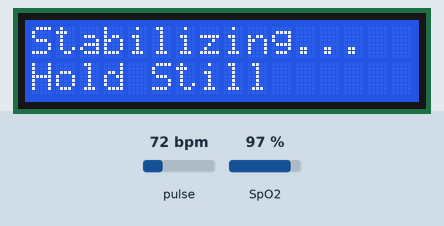
The sketch below on a simulated ESP32. Shown: 16×2 character LCD. The test bench sets the inputs (shaded band); at power-on: pulse 72 bpm, SpO2 97 %. What the sketch prints to the serial monitor is not drawn.

Above: at 3.2 s.
3.3 s: pulse set to 70 bpm
At 5.6 s:
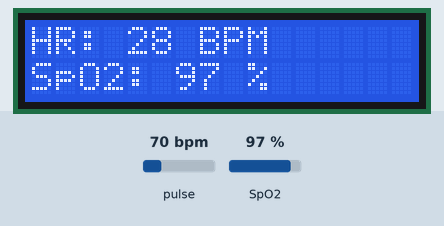
7.6 s: SpO2 set to 95 %
At 9.2 s:
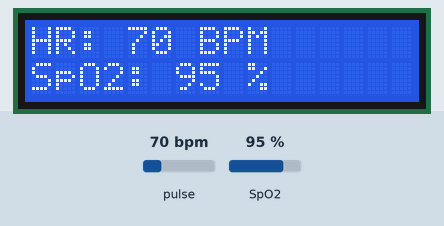
9.6 s: pulse set to 100 bpm
At 10.8 s:
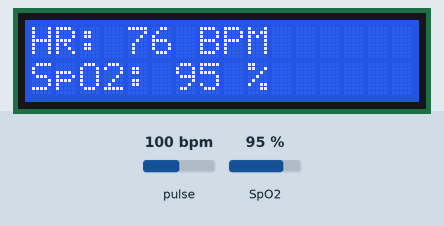
12.6 s: SpO2 set to 92 %
At 15.3 s:
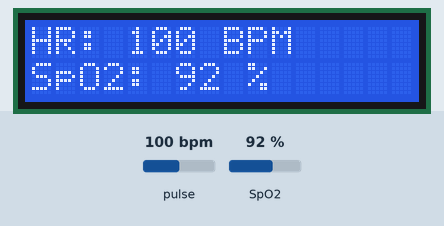
15.6 s: SpO2 set to 89 %
At 16.9 s:
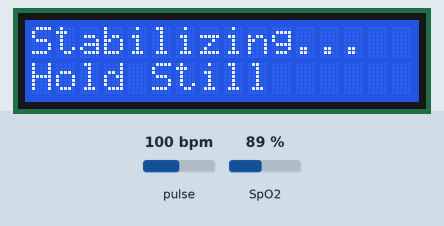
Timing chart, 0 to 18.6 s (numbered marks = the images above; inputs shaded):
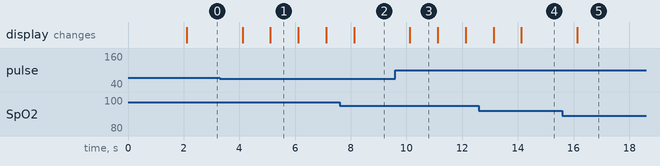

Measured:
- the behaviour switches between 91 and 90 % on SpO2 (found by bisection; images 4 and 5)
- after the input at 7.6 s, the display: changes after 0.52 s (image 2)
- after the input at 9.6 s, the display: changes after 0.52 s (image 3)
- after the input at 15.6 s, the display: changes after 0.53 s (image 5)
- what the display in image 1 shows lasts 1.0 s, from 5.1 s to 6.1 s

The sketch:

HealthMonitor.ino
```cpp
#include <Wire.h>
#include <LiquidCrystal_I2C.h>
#include "MAX30100_PulseOximeter.h"

// ================= I2C =================
#define SDA_PIN 21
#define SCL_PIN 22

// ================= LCD =================
#define LCD_ADDR 0x27
LiquidCrystal_I2C lcd(LCD_ADDR, 16, 2);

// ================= MAX30100 =================
PulseOximeter pox;

uint32_t lastDisplay = 0;
float hrBuffer[5];
uint8_t hrIndex = 0;
float hrFiltered = 0;

// ================= SETUP =================
void setup() {
  Serial.begin(115200);

  Wire.begin(SDA_PIN, SCL_PIN);
  Wire.setClock(100000);

  lcd.init();
  lcd.backlight();
  lcd.print("Smart Health");
  delay(2000);
  lcd.clear();

  if (!pox.begin()) {
    lcd.print("Sensor Error");
    while (1);
  }

  pox.setIRLedCurrent(MAX30100_LED_CURR_50MA);
  lcd.print("Place Finger");
}

// ================= LOOP =================
void loop() {
  pox.update();

  if (millis() - lastDisplay > 1000) {
    lastDisplay = millis();

    float hr = pox.getHeartRate();
    float spo2 = pox.getSpO2();

    // ===== Heart Rate Validation =====
    if (hr > 50 && hr < 120) {   // realistic range
      hrBuffer[hrIndex++] = hr;
      hrIndex %= 5;

      hrFiltered = 0;
      for (int i = 0; i < 5; i++) {
        hrFiltered += hrBuffer[i];
      }
      hrFiltered /= 5;
    }

    Serial.print("Raw HR=");
    Serial.print(hr);
    Serial.print("  Filtered HR=");
    Serial.print(hrFiltered);
    Serial.print("  SpO2=");
    Serial.println(spo2);

    lcd.clear();

    if (hrFiltered > 0 && spo2 > 90) {
      lcd.setCursor(0, 0);
      lcd.print("HR: ");
      lcd.print(hrFiltered, 0);
      lcd.print(" BPM");

      lcd.setCursor(0, 1);
      lcd.print("SpO2: ");
      lcd.print(spo2, 0);
      lcd.print(" %");
    } else {
      lcd.setCursor(0, 0);
      lcd.print("Stabilizing...");
      lcd.setCursor(0, 1);
      lcd.print("Hold Still");
    }
  }
}
```
